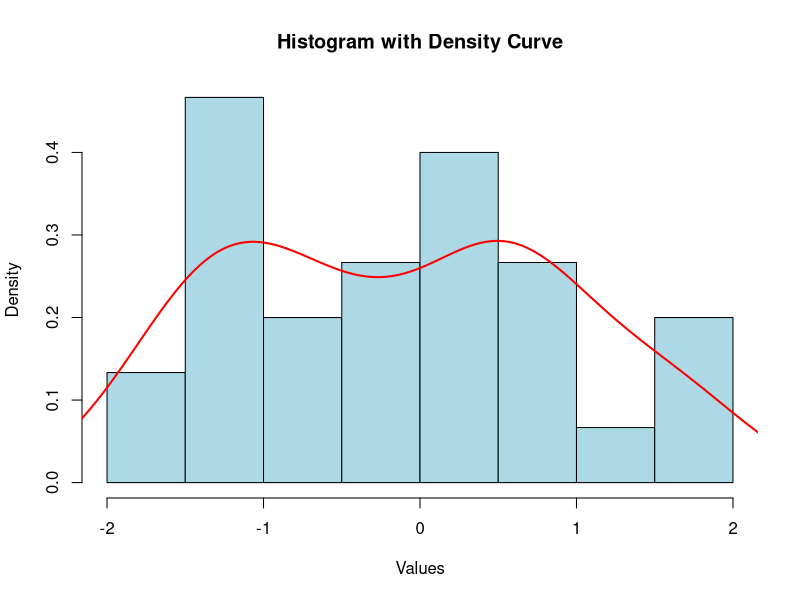

Write the R code that produced this figure.

set.seed(40)
data <- rnorm(30)
mean(data)
sd(data)
hist(data,
     probability = TRUE,
     main = "Histogram with Density Curve",
     xlab = "Values",
     col = "lightblue")
lines(density(data), col = "red", lwd = 2)
